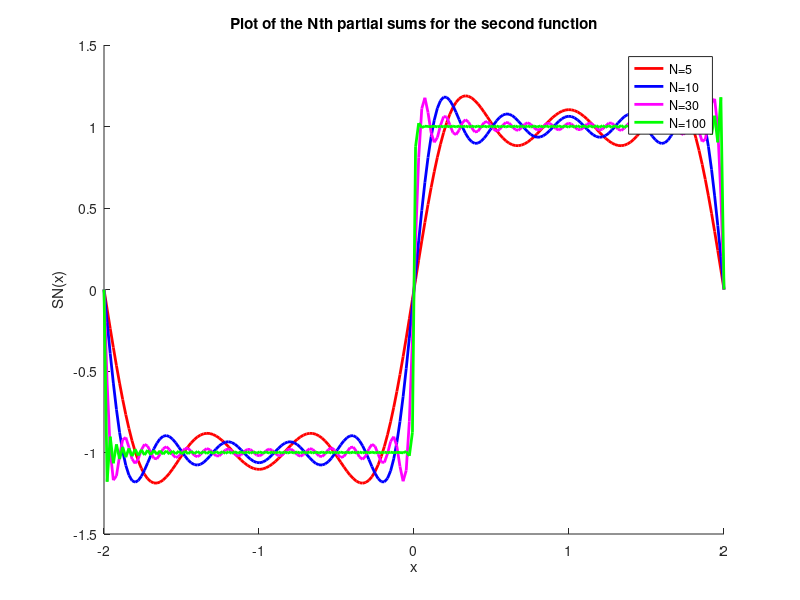

MATLAB code to generate this figure:
%Ecem Kahraman, 47962113
%Purpose:  Computing the Fourier series for the second function  
%for x=[-2,2] and plotting the partial sums

clear all

format long 
color=['r','b','m','g']

x=linspace(-2,2,200)

%N values given for finding the first N nonzero terms of this series
N=[5 10 30 100]


for j=1:length(N)
    
    partialsum=0;
    
    %Odd function thus no a_n terms
    for n=1:2:N(j)
        partialsum=partialsum+((4/(pi*n))*sin((n*pi*x)/2));

    end
    
    %a_0=0; thus SN=partial sum found above  
    SN=partialsum;
    
    hold on 
    
    plot(x,SN,color(j),'Linewidth',2)
    title('Plot of the Nth partial sums for the second function')
    xlabel('x')
    ylabel('SN(x)')
    legend('N=5','N=10','N=30', 'N=100')
    
end
